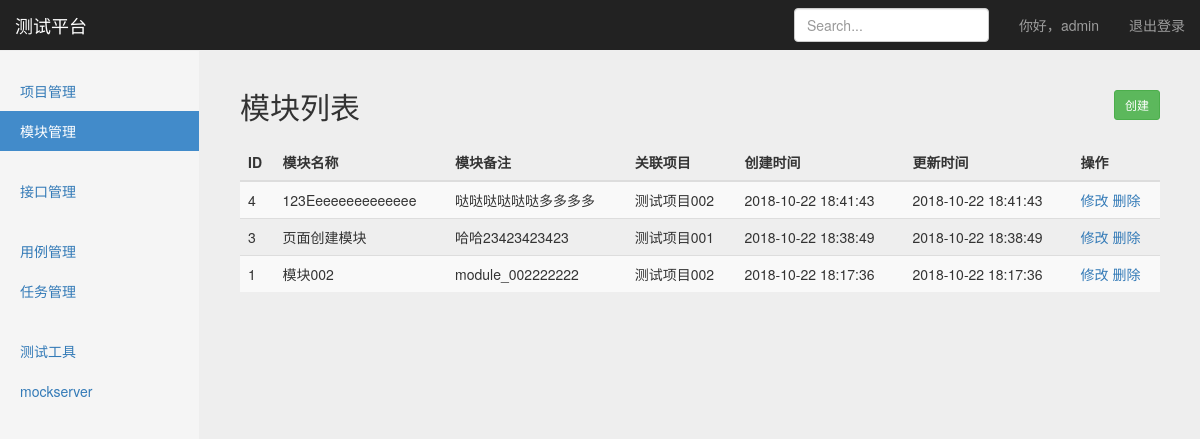
Screenshot of /project/project_module/ (signed in) with the database file from the repository.
### project_app/models.py (models this page shows, shortened)
class Module(models.Model):
	project = models.ForeignKey(Project, on_delete=models.CASCADE)
	name = models.CharField('名称', max_length=100, blank=False, default='')
	describe = models.TextField('备注', default='')
	create_time = models.DateTimeField('创建时间', auto_now=True)
	update_time = models.DateTimeField('更新时间', auto_now=True)

class Project(models.Model):
	name = models.CharField('名称', max_length=100, blank=False, null=True)
	describe = models.TextField('备注', default='')
	status = models.BooleanField('状态', default=True)
	create_time = models.DateTimeField('创建时间', auto_now=True)
	update_time = models.DateTimeField('更新时间', auto_now=True)
	def __str__(self):
		return self.name

### project_app/views/project_module_views.py (the view)
# urls.py: path('project_module/', project_module_views.project_module), #模块管理
@login_required
def project_module(request):
	username = request.session.get('user', '')  # 用session
	modules = Module.objects.order_by('-update_time')  # 查出项目模块，并按照更新时间倒序
	return render(request, 'project_module/project_module.html', {
		'user': username,
		'modules': modules,
		'type': 'list'
	})

### templates/project_module/project_module.html (shortened to what this page needs)
{% extends 'base.html' %}
{% block head %}
    <div class="container-fluid">
      <div class="row">
        <div class="col-sm-3 col-md-2 sidebar">
          <ul class="nav nav-sidebar">
            <li><a href="/project/project_manage/">项目管理</a></li>
            <li class="active"><a href="/project/project_module/">模块管理</a></li>
          </ul>
          <ul class="nav nav-sidebar">
            <li><a href="">接口管理</a></li>
          </ul>
          <ul class="nav nav-sidebar">
            <li><a href="">用例管理</a></li>
            <li><a href="">任务管理</a></li>
          </ul>
          <ul class="nav nav-sidebar">
            <li><a href="">测试工具</a></li>
            <li><a href="">mockserver</a></li>
          </ul>
        </div>
        {% if type == 'list' %}
          <div class="col-sm-9 col-sm-offset-3 col-md-10 col-md-offset-2 main">
          <h2 class="sub-header">模块列表
              <button type="button" onclick="window.location.href='/project/project_module_create/'" class="btn btn-sm btn-success" style="float:right">创建</button>
          </h2>
          <div class="table-responsive">
            <table class="table table-striped">
              <thead>
                <tr>
                  <th>ID</th>
                  <th>模块名称</th>
                  <th>模块备注</th>
                  <th>关联项目</th>
                  <th>创建时间</th>
                  <th>更新时间</th>
                  <th>操作</th>
                </tr>
              </thead>
              <tbody>
                {% for module in modules %}
                <tr>
                  <td>{{ module.id }}</td>
                  <td>{{ module.name }}</td>
                  <td>{{ module.describe }}</td>
                  <td>{{ module.project }}</td>
                  <td>{{ module.create_time|date:"Y-m-d H:i:s" }}</td>
                  <td>{{ module.update_time|date:"Y-m-d H:i:s" }}</td>
                  <td>
                      <a href="/project/project_module_update/{{ module.id }}/">修改</a>
                      <a href="/project/project_module_delete/{{ module.id }}/">删除</a>
                  </td>
                </tr>
                {% endfor %}
              </tbody>
            </table>
          </div>
        </div>
        {% endif %}
      </div>
    </div>
{% endblock %}

### templates/base.html (shortened to what this page needs)
<!DOCTYPE html>
<html lang="zh-CN">
  <head>
      {% load static %}
      <link href="{% static 'css/bootstrap.min.css' %}" rel="stylesheet" type="text/css">
      <link href="{%static 'css/signin.css'%}" rel="stylesheet" type="text/css">
      <link href="{% static 'css/dashboard.css' %}" rel="stylesheet" type="text/css">
  </head>
  <body>
    <nav class="navbar navbar-inverse navbar-fixed-top">
      <div class="container-fluid">
        <div class="navbar-header">
          <a class="navbar-brand" href="#">测试平台</a>
        </div>
        <div id="navbar" class="navbar-collapse collapse">
          <ul class="nav navbar-nav navbar-right">
              <li><a href="#">你好，{{ user }}</a></li>
              <li><a href="/logout/">退出登录</a></li>
          </ul>
          <form class="navbar-form navbar-right">
            <input type="text" class="form-control" placeholder="Search...">
          </form>
        </div>
      </div>
    </nav>
  {% block head %}
  {% endblock %}
  </body>
</html>

### static/css/signin.css (style rules this page uses)
body { padding-top: 40px; padding-bottom: 40px; background-color: #eee; }

### static/css/dashboard.css (style rules this page uses)
body { padding-top: 50px; }
.sub-header { padding-bottom: 10px; border-bottom: 1px solid #eee; }
.navbar-fixed-top { border: 0; }
.sidebar { display: none; }
@media (min-width: 768px) { .sidebar { position: fixed; top: 51px; bottom: 0; left: 0; z-index: 1000; display: block; padding: 20px; overflow-x: hidden; overflow-y: auto; background-color: #f5f5f5; border-right: 1px solid #eee; } }
.nav-sidebar { margin-right: -21px; margin-bottom: 20px; margin-left: -20px; }
.nav-sidebar > li > a { padding-right: 20px; padding-left: 20px; }
.nav-sidebar > .active > a, .nav-sidebar > .active > a:hover, .nav-sidebar > .active > a:focus { color: #fff; background-color: #428bca; }
.main { padding: 20px; }
@media (min-width: 768px) { .main { padding-right: 40px; padding-left: 40px; } }

### rows the page displays
Module: id "4", name "123Eeeeeeeeeeeeee", describe "哒哒哒哒哒哒多多多多", project "测试项目002", create_time "2018-10-22 18:41:43", update_time "2018-10-22 18:41:43"
Module: id "3", name "页面创建模块", describe "哈哈23423423423", project "测试项目001", create_time "2018-10-22 18:38:49", update_time "2018-10-22 18:38:49"
Module: id "1", name "模块002", describe "module_002222222", project "测试项目002", create_time "2018-10-22 18:17:36", update_time "2018-10-22 18:17:36"

### other values shown
{{ user }} "admin"
